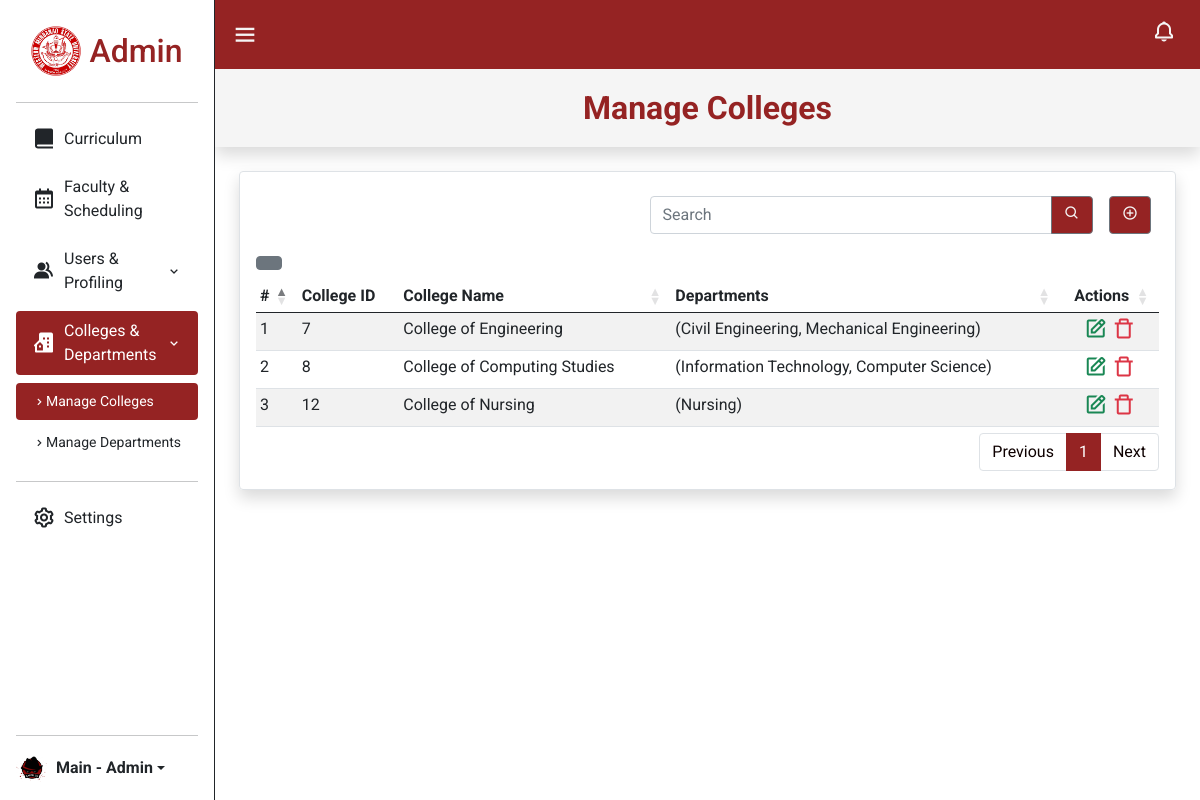
The app's page /admin/manage_college.php (signed in), older data.
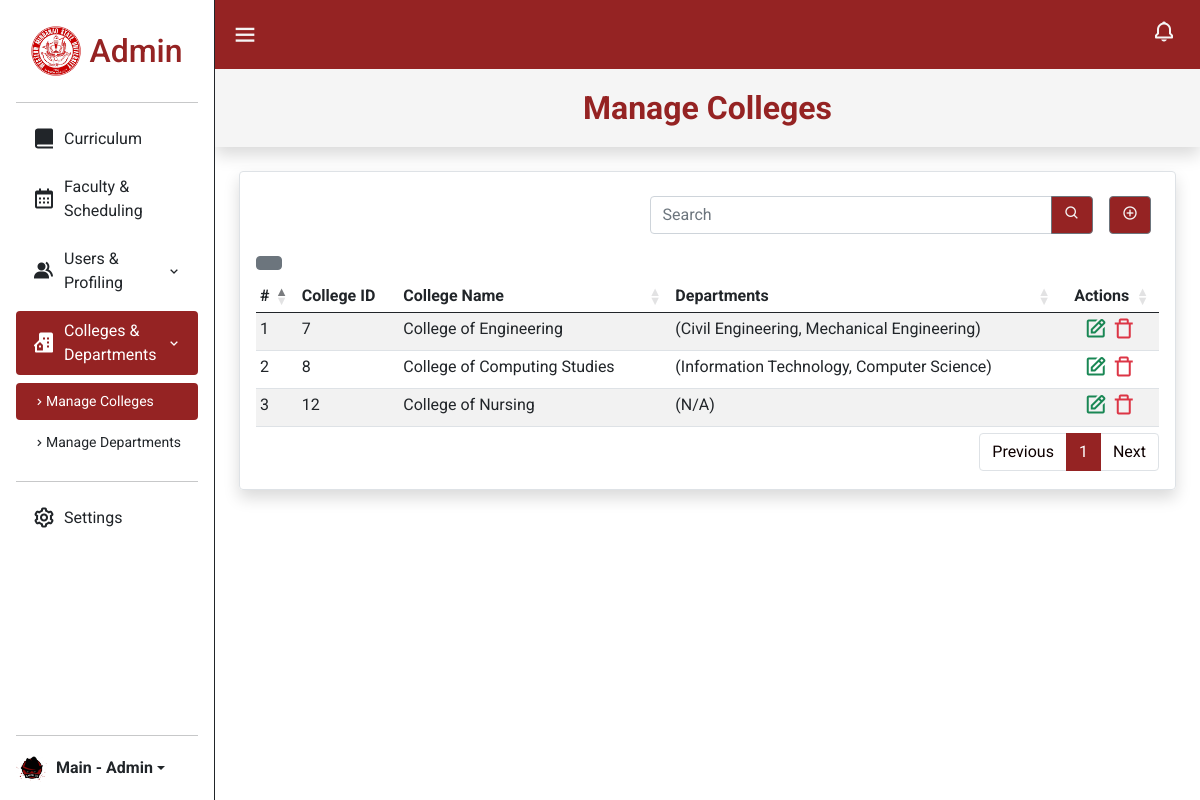
The same page, newer data.
### tables this page shows
CREATE TABLE `colleges_table` (
  `college_id` int(11) NOT NULL,
  `college_name` varchar(255) NOT NULL,
  `departments` varchar(255) DEFAULT NULL
);

### classes/college.class.php (called while the page is built, shortened)
<?php
require_once 'database.php';
class College
{
    protected $db;
    function __construct()
    {
        $this->db = new Database();
    }
    public function showWithDept()
    {
        $sql = "SELECT c.college_id, c.college_name, c.departments,
                GROUP_CONCAT(d.department_name SEPARATOR ', ') AS department_names
            FROM colleges_table c
            LEFT JOIN college_department_table d
            ON FIND_IN_SET(d.department_id, c.departments)
            GROUP BY c.college_id
            ORDER BY c.college_id ASC;";
        $query = $this->db->connect()->prepare($sql);
        $query->execute();
        return $query->fetchAll(PDO::FETCH_ASSOC);
    }
}
?>

### classes/database.php (called while the page is built)
<?php
class Database {
  private $host = 'localhost';
  private $username = 'root';
  private $password = '';
  private $database = 'auto_gsdb';
  protected $connection;
  function connect() {
    try {
      $this->connection = new PDO("mysql:host=$this->host;dbname=$this->database", $this->username, $this->password);
    }
    catch(PDOException $e) {
      echo "Connection Error!" . $e->getMessage();
    }
    return $this->connection;
  }
}
?>

### admin/manage_college.php (the view, shortened to what the changed rows need)
<?php
require_once '../classes/college.class.php';
?>
<!DOCTYPE html>
<html lang="en">
<?php
include '../includes/admin_head.php';
?>
<body>
    <div class="home">
        <main>
            <div class="m-4">
                <div class="content container-fluid mw-100 border rounded shadow p-3">
                    <?php
                    $college = new College();
                    $collegeArray = $college->showWithDept();
                    ?>
                    <table id="manage_college" class="table table-striped table-sm" style="width:100%">
                        <thead>
                            <tr>
                                <th>#</th>
                                <th>College ID</th>
                                <th>College Name</th>
                                <th>Departments</th>
                                <th class="text-center">Actions</th>
                            </tr>
                        </thead>
                        <tbody>
                            <?php
                            $counter = 1;
                            foreach ($collegeArray as $item) {
                                $departmentNames = !empty($item['department_names']) ? $item['department_names'] : 'N/A';
                                ?>
                                <tr>
                                    <td><?= $counter ?></td>
                                    <td><?= $item['college_id'] ?></td>
                                    <td><?= "College of " . trim($item['college_name']) ?></td>
                                    <td>(<?= htmlspecialchars($departmentNames) ?>)</td>
                                    <td class="text-center">
                                        <a href="./edit_college?college_id=<?=  $item['college_id'] ?>"><i class='bx bx-edit text-success fs-4'></i></a>
                                            <button class=" delete-btn bg-none"
                                            data-subject-id="<?= $item['college_id'] ?>">
                                            <i class='bx bx-trash-alt text-danger fs-4'></i>
                                            </button>
                                    </td>
                                </tr>
                                <?php
                                $counter++;
                            }
                            ?>
                        </tbody>
                    </table>
                </div>
            </div>
        </main>
    </div>
</body>
</html>

Row changes from the older to the newer data that the page shows:
changed colleges_table "Nursing": departmentNames "Nursing" → "N/A"
